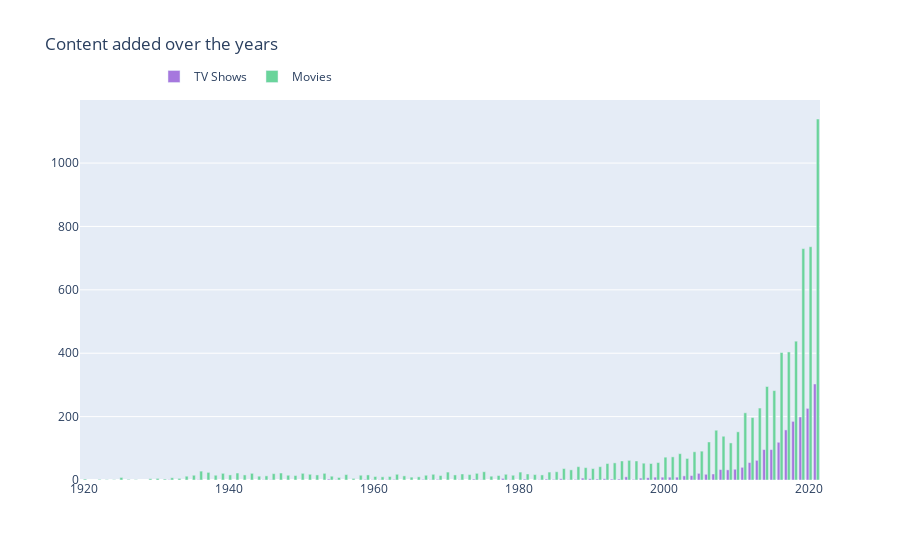

The code cell stored with this chart in its notebook:
### Markdown cell above
# Original Release Year of the movies

### Code cell
d1 = df[df["type"] == "TV Show"]
d2 = df[df["type"] == "Movie"]

col = "release_year"

vc1 = d1[col].value_counts().reset_index()
vc1 = vc1.rename(columns = {col : "count", "index" : col})
vc1['percent'] = vc1['count'].apply(lambda x : 100*x/sum(vc1['count']))
vc1 = vc1.sort_values(col)

vc2 = d2[col].value_counts().reset_index()
vc2 = vc2.rename(columns = {col : "count", "index" : col})
vc2['percent'] = vc2['count'].apply(lambda x : 100*x/sum(vc2['count']))
vc2 = vc2.sort_values(col)

trace1 = go.Bar(x=vc1[col], y=vc1["count"], name="TV Shows", marker=dict(color="#a678de"))
trace2 = go.Bar(x=vc2[col], y=vc2["count"], name="Movies", marker=dict(color="#6ad49b"))
data = [trace1, trace2]
layout = go.Layout(title="Content added over the years", legend=dict(x=0.1, y=1.1, orientation="h"))
fig = go.Figure(data, layout=layout)
fig.show()

### Figure 1 — Plotly figure (JSON) as saved in the notebook; plotly's stock layout.template omitted (floating-point values rounded to 4 significant figures)
{"data": [{"marker": {"color": "#a678de"}, "name": "TV Shows", "type": "bar", "x": [1932, 1936, 1945, 1946, 1954, 1955, 1959, 1960, 1961, 1962, 1963, 1967, 1968, 1969, 1972, 1974, 1975, 1978, 1979, 1981, 1983, 1984, 1985, 1986, 1987, 1988, 1989, 1990, 1991, 1992, 1993, 1994, 1995, 1996, 1997, 1998, 1999, 2000, 2001, 2002, 2003, 2004, 2005, 2006, 2007, 2008, 2009, 2010, 2011, 2012, 2013, 2014, 2015, 2016, 2017, 2018, 2019, 2020, 2021], "y": [1, 1, 1, 1, 3, 1, 2, 1, 1, 1, 2, 2, 1, 2, 1, 3, 1, 5, 1, 3, 1, 3, 2, 4, 1, 2, 6, 4, 3, 4, 3, 3, 10, 2, 6, 7, 9, 9, 9, 9, 13, 14, 21, 18, 19, 33, 32, 34, 40, 55, 62, 96, 96, 119, 158, 185, 199, 226, 303]}, {"marker": {"color": "#6ad49b"}, "name": "Movies", "type": "bar", "x": [1920, 1922, 1923, 1924, 1925, 1926, 1927, 1929, 1930, 1931, 1932, 1933, 1934, 1935, 1936, 1937, 1938, 1939, 1940, 1941, 1942, 1943, 1944, 1945, 1946, 1947, 1948, 1949, 1950, 1951, 1952, 1953, 1954, 1955, 1956, 1957, 1958, 1959, 1960, 1961, 1962, 1963, 1964, 1965, 1966, 1967, 1968, 1969, 1970, 1971, 1972, 1973, 1974, 1975, 1976, 1977, 1978, 1979, 1980, 1981, 1982, 1983, 1984, 1985, 1986, 1987, 1988, 1989, 1990, 1991, 1992, 1993, 1994, 1995, 1996, 1997, 1998, 1999, 2000, 2001, 2002, 2003, 2004, 2005, 2006, 2007, 2008, 2009, 2010, 2011, 2012, 2013, 2014, 2015, 2016, 2017, 2018, 2019, 2020, 2021], "y": [3, 2, 1, 1, 8, 2, 1, 4, 5, 3, 7, 5, 12, 15, 28, 24, 15, 21, 16, 22, 16, 21, 12, 13, 20, 22, 15, 14, 21, 18, 16, 21, 12, 8, 17, 5, 15, 16, 11, 10, 11, 18, 13, 9, 10, 15, 18, 14, 25, 16, 19, 17, 21, 26, 12, 14, 18, 15, 25, 19, 17, 16, 25, 26, 36, 32, 42, 39, 36, 42, 52, 54, 60, 62, 60, 53, 52, 55, 72, 73, 83, 68, 89, 91, 120, 157, 138, 117, 152, 212, 197, 227, 295, 282, 402, 404, 438, 730, 736, 1139]}], "layout": {"legend": {"orientation": "h", "x": 0.1, "y": 1.1}, "title": {"text": "Content added over the years"}}}
